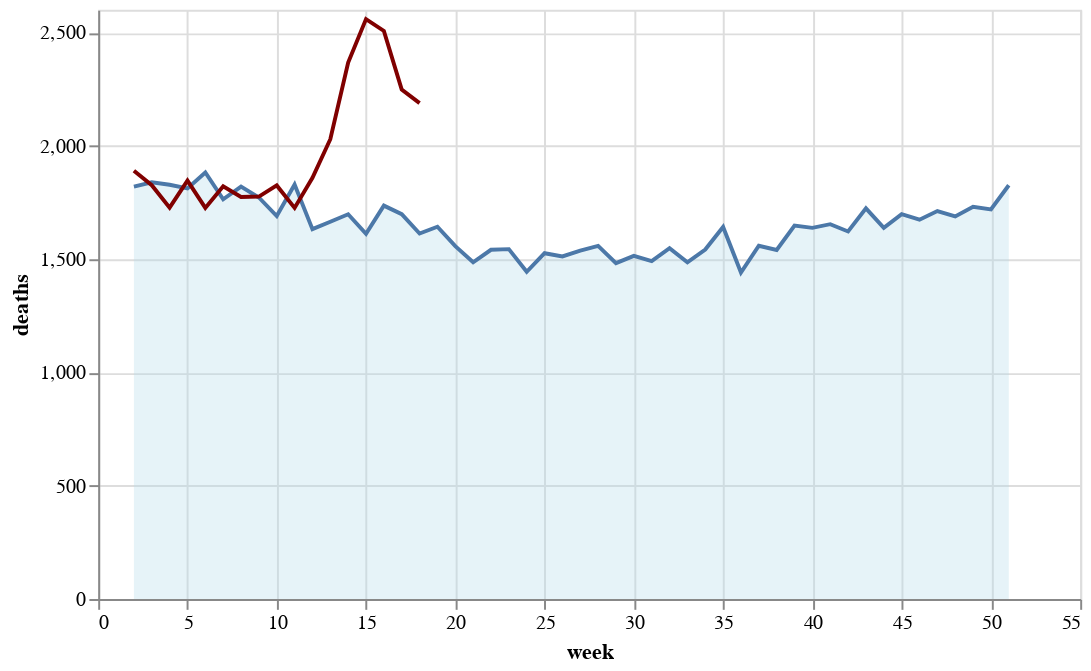

Notebook code cell kept with this figure:
### Markdown cell above
Let's start with a simple layered chart - area for year 2019 and line for 2020. We will not average anything right now nor will we use all the fields in our dataset.

### Code cell
base = alt.Chart(sweden).encode(
    x=alt.X('week')
)
alt.layer(
    base.mark_area(fill='lightblue', line=True, fillOpacity=0.3).transform_filter("datum.year == 2019").encode(y='deaths'),
    base.mark_line(color='maroon').transform_filter("datum.year == 2020").encode(y='deaths'),
).properties(width=500)

### Figure 1 — Vega-Lite specification as saved in the notebook (floating-point values rounded to 4 significant figures; data arrays with more than 128 entries replaced by an {"elided": "..."} marker saying what was removed)
{"config": {"view": {"continuousWidth": 400, "continuousHeight": 300}}, "layer": [{"mark": {"type": "area", "fill": "lightblue", "fillOpacity": 0.3, "line": true}, "encoding": {"x": {"type": "quantitative", "field": "week"}, "y": {"type": "quantitative", "field": "deaths"}}, "transform": [{"filter": "datum.year == 2019"}]}, {"mark": {"type": "line", "color": "maroon"}, "encoding": {"x": {"type": "quantitative", "field": "week"}, "y": {"type": "quantitative", "field": "deaths"}}, "transform": [{"filter": "datum.year == 2020"}]}], "data": {"name": "data-cefcf237aac119fe26f3ee52415eee4e"}, "width": 500, "$schema": "https://vega.github.io/schema/vega-lite/v4.8.1.json", "datasets": {"data-cefcf237aac119fe26f3ee52415eee4e": {"elided": "267 records"}}}
